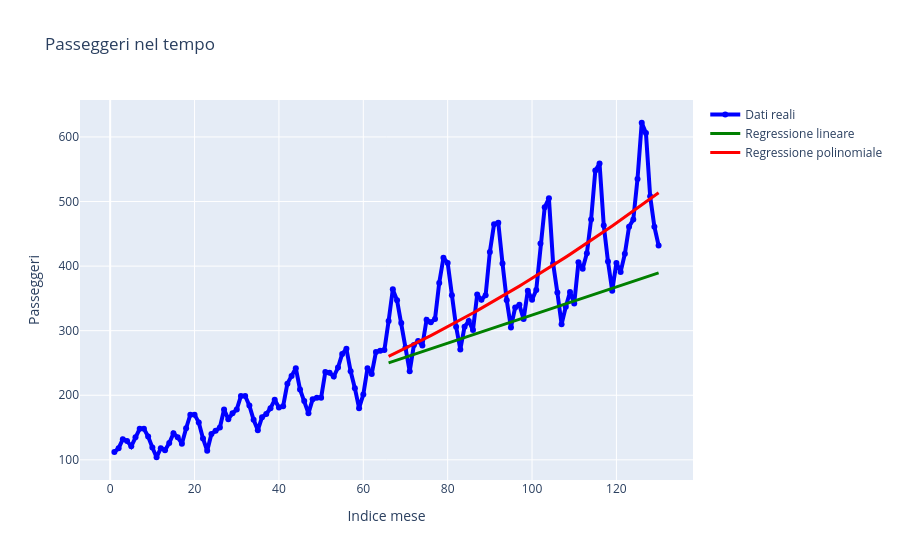

Source (notebook cell):
### Markdown cell above
5. Visualizza i dati reali e la curva stimata con Plotly

### Code cell
fig = go.Figure()

fig.add_trace(
    go.Scatter(
        x=X.values.flatten(),
        y=y,
        name="Dati reali",
        mode="lines+markers",
        line=dict(color="blue", width=4)
    )
)

fig.add_trace(
    go.Scatter(
        x=X_test.values.flatten(),
        y=y_pred_linear,
        name="Regressione lineare",
        mode="lines",
        line=dict(color="green", width=3)
    )
)

fig.add_trace(
    go.Scatter(
        x=X_test.values.flatten(),
        y=y_pred_poly2,
        name="Regressione polinomiale",
        mode="lines",
        line=dict(color="red", width=3)
    )
)

fig.update_layout(
    title="Passeggeri nel tempo",
    xaxis_title="Indice mese",
    yaxis_title="Passeggeri"
)

fig.show()

### Figure 1 — Plotly figure (JSON) as saved in the notebook; plotly's stock layout.template omitted (floating-point values rounded to 4 significant figures; data arrays with more than 128 entries replaced by an {"elided": "..."} marker saying what was removed)
{"data": [{"line": {"color": "blue", "width": 4}, "mode": "lines+markers", "name": "Dati reali", "type": "scatter", "x": {"elided": "130 int values"}, "y": {"elided": "130 float values"}}, {"line": {"color": "green", "width": 3}, "mode": "lines", "name": "Regressione lineare", "type": "scatter", "x": [66, 67, 68, 69, 70, 71, 72, 73, 74, 75, 76, 77, 78, 79, 80, 81, 82, 83, 84, 85, 86, 87, 88, 89, 90, 91, 92, 93, 94, 95, 96, 97, 98, 99, 100, 101, 102, 103, 104, 105, 106, 107, 108, 109, 110, 111, 112, 113, 114, 115, 116, 117, 118, 119, 120, 121, 122, 123, 124, 125, 126, 127, 128, 129, 130], "y": [250.1, 252.3, 254.5, 256.7, 258.8, 261.0, 263.2, 265.4, 267.6, 269.7, 271.9, 274.1, 276.3, 278.5, 280.6, 282.8, 285.0, 287.2, 289.3, 291.5, 293.7, 295.9, 298.1, 300.2, 302.4, 304.6, 306.8, 309.0, 311.1, 313.3, 315.5, 317.7, 319.9, 322.0, 324.2, 326.4, 328.6, 330.8, 332.9, 335.1, 337.3, 339.5, 341.7, 343.8, 346.0, 348.2, 350.4, 352.5, 354.7, 356.9, 359.1, 361.3, 363.4, 365.6, 367.8, 370.0, 372.2, 374.3, 376.5, 378.7, 380.9, 383.1, 385.2, 387.4, 389.6]}, {"line": {"color": "red", "width": 3}, "mode": "lines", "name": "Regressione polinomiale", "type": "scatter", "x": [66, 67, 68, 69, 70, 71, 72, 73, 74, 75, 76, 77, 78, 79, 80, 81, 82, 83, 84, 85, 86, 87, 88, 89, 90, 91, 92, 93, 94, 95, 96, 97, 98, 99, 100, 101, 102, 103, 104, 105, 106, 107, 108, 109, 110, 111, 112, 113, 114, 115, 116, 117, 118, 119, 120, 121, 122, 123, 124, 125, 126, 127, 128, 129, 130], "y": [260.2, 263.3, 266.4, 269.6, 272.8, 276.0, 279.2, 282.5, 285.8, 289.1, 292.4, 295.8, 299.2, 302.6, 306.1, 309.6, 313.1, 316.6, 320.2, 323.8, 327.4, 331.0, 334.7, 338.4, 342.1, 345.9, 349.7, 353.5, 357.3, 361.2, 365.1, 369.0, 372.9, 376.9, 380.9, 385.0, 389.0, 393.1, 397.2, 401.3, 405.5, 409.7, 413.9, 418.2, 422.5, 426.8, 431.1, 435.4, 439.8, 444.2, 448.7, 453.2, 457.7, 462.2, 466.7, 471.3, 475.9, 480.5, 485.2, 489.9, 494.6, 499.3, 504.1, 508.9, 513.7]}], "layout": {"title": {"text": "Passeggeri nel tempo"}, "xaxis": {"title": {"text": "Indice mese"}}, "yaxis": {"title": {"text": "Passeggeri"}}}}
